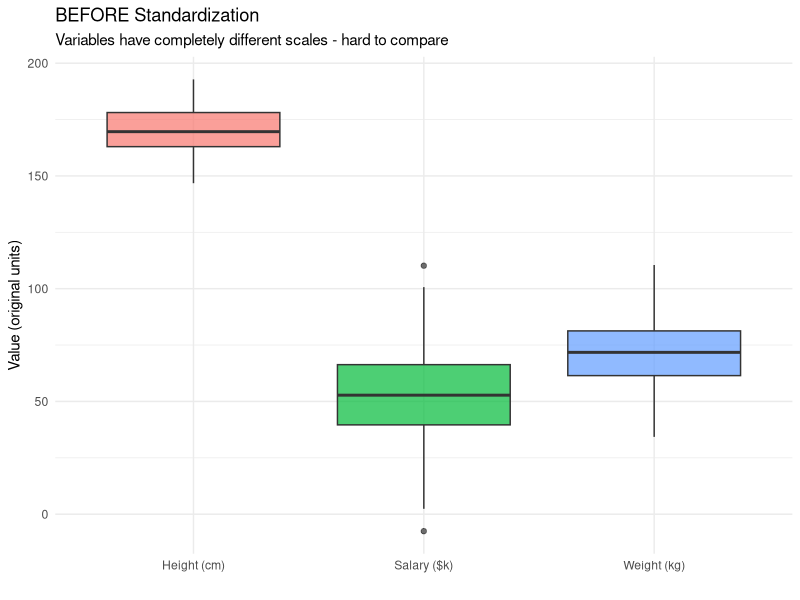
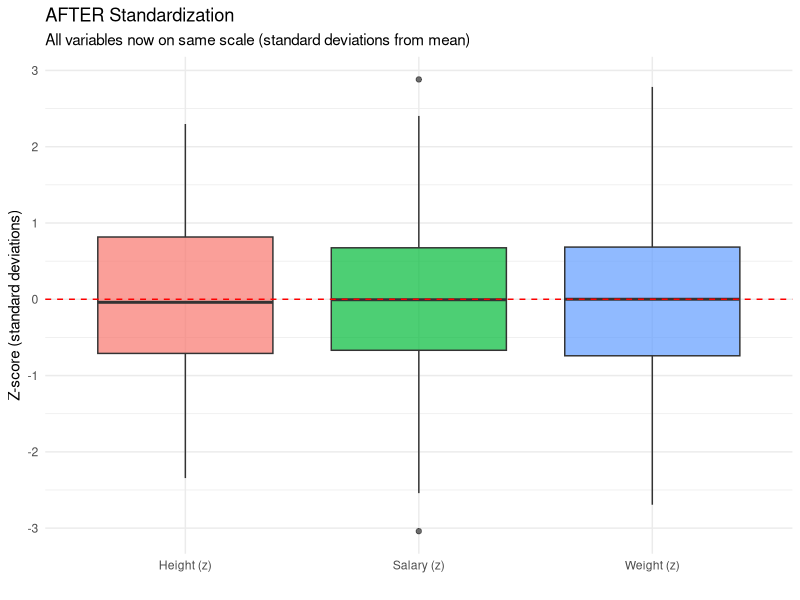
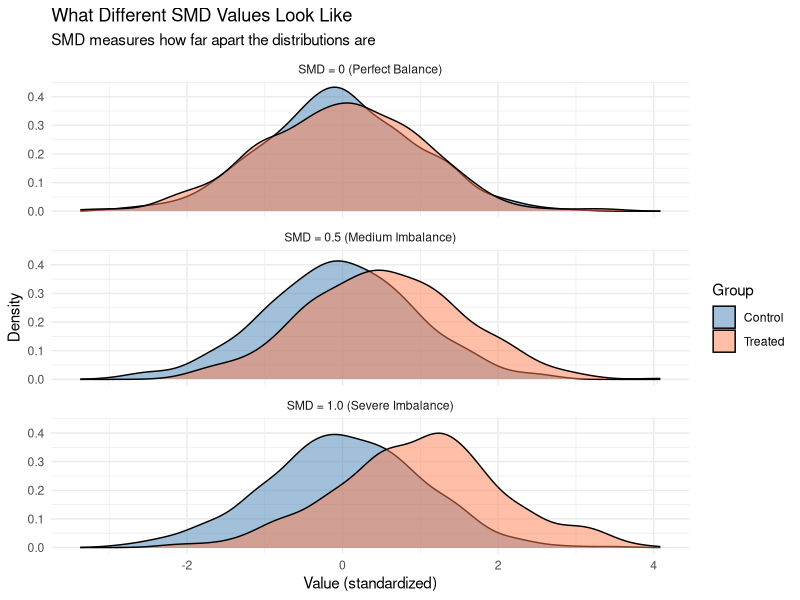
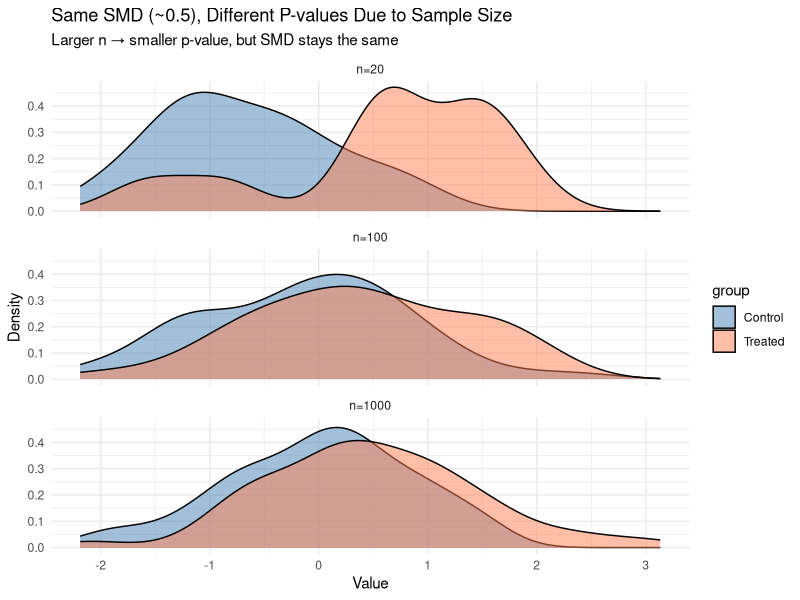

The R script that drew these images, in order:
## ---- chunk 1
knitr::opts_chunk$set(echo = TRUE, warning = FALSE, message = FALSE, fig.width = 8, fig.height = 5)
library(ggplot2)
library(knitr)
set.seed(123)
## ---- chunk 2
age <- c(25, 30, 35, 40, 45, 50, 55, 60)       # Age in years (range: 25-60)
income <- c(30, 45, 55, 70, 80, 95, 110, 150)  # Income in thousands (range: 30-150)
## ---- chunk 3
n <- length(age)
sumAge <- 0

for (i in 1:n) {
  sumAge <- sumAge + age[i]
}

meanAge <- sumAge / n
## ---- chunk 4
sumSquaredDev <- 0

cat("Calculating squared deviations from mean:\n")
for (i in 1:n) {
  deviation <- age[i] - meanAge
  squaredDev <- deviation^2
  sumSquaredDev <- sumSquaredDev + squaredDev

  cat("  age[", i, "] =", age[i],
      ", deviation =", round(deviation, 2),
      ", squared =", round(squaredDev, 2), "\n")
}

variance <- sumSquaredDev / (n - 1)  # Note: n-1 for sample variance
sdAge <- sqrt(variance)
## ---- chunk 5
zAge <- numeric(n)

cat("Applying z-score formula: z = (value - mean) / SD\n")
cat("Mean =", meanAge, ", SD =", round(sdAge, 2), "\n\n")

for (i in 1:n) {
  zAge[i] <- (age[i] - meanAge) / sdAge

  cat("  age[", i, "] =", age[i],
      ": z = (", age[i], "-", meanAge, ") /", round(sdAge, 2),
      "=", round(zAge[i], 3), "\n")
}
## ---- chunk 6
mean_z <- mean(zAge)
sd_z <- sd(zAge)
## ---- chunk 7
zAgeBuiltin <- scale(age)
## ---- chunk 8
df <- data.frame(age = age, income = income)

# Standardize both columns
dfStd <- as.data.frame(scale(df))
## ---- chunk 9
knitr::kable(df)
## ---- chunk 10
knitr::kable(round(dfStd, 3))
## ---- chunk 11
set.seed(456)
n_large <- 200

# Generate data with very different scales
height_cm <- rnorm(n_large, mean = 170, sd = 10)    # Height: 150-190 cm
weight_kg <- rnorm(n_large, mean = 70, sd = 15)     # Weight: 40-100 kg
salary_k <- rnorm(n_large, mean = 50, sd = 20)      # Salary: 10-90 thousand
## ---- chunk 12
plotDataBefore <- data.frame(
  value = c(height_cm, weight_kg, salary_k),
  variable = rep(c("Height (cm)", "Weight (kg)", "Salary ($k)"), each = n_large)
)

ggplot(plotDataBefore, aes(x = variable, y = value, fill = variable)) +
  geom_boxplot(alpha = 0.7) +
  labs(title = "BEFORE Standardization",
       subtitle = "Variables have completely different scales - hard to compare",
       x = "", y = "Value (original units)") +
  theme_minimal() +
  theme(legend.position = "none")
## ---- chunk 13
height_z <- scale(height_cm)
weight_z <- scale(weight_kg)
salary_z <- scale(salary_k)

plotDataAfter <- data.frame(
  value = c(height_z, weight_z, salary_z),
  variable = rep(c("Height (z)", "Weight (z)", "Salary (z)"), each = n_large)
)

ggplot(plotDataAfter, aes(x = variable, y = value, fill = variable)) +
  geom_boxplot(alpha = 0.7) +
  labs(title = "AFTER Standardization",
       subtitle = "All variables now on same scale (standard deviations from mean)",
       x = "", y = "Z-score (standard deviations)") +
  theme_minimal() +
  theme(legend.position = "none") +
  geom_hline(yintercept = 0, linetype = "dashed", color = "red")
## ---- chunk 14
set.seed(789)
group1 <- rnorm(50, mean = 100, sd = 10)  # Less variable
group2 <- rnorm(50, mean = 110, sd = 20)  # More variable
## ---- chunk 15
sd1 <- sd(group1)
sd2 <- sd(group2)

pooledSD <- sqrt((sd1^2 + sd2^2) / 2)
## ---- chunk 16
simpleAvg <- (sd1 + sd2) / 2
## ---- chunk 17
mean1 <- mean(group1)
mean2 <- mean(group2)
meanDiff <- mean1 - mean2

smd <- meanDiff / pooledSD
## ---- chunk 18
if (abs(smd) < 0.2) {
  cat("This is a SMALL difference.")
} else if (abs(smd) < 0.5) {
  cat("This is a SMALL-to-MEDIUM difference.")
} else if (abs(smd) < 0.8) {
  cat("This is a MEDIUM difference.")
} else {
  cat("This is a LARGE difference.")
}
## ---- chunk 19
calcSMD <- function(x, groupIndicator) {
  # x: the variable to compare
  # groupIndicator: 0/1 indicator for which group each observation belongs to

  # Step 1: Calculate means for each group
  mean1 <- mean(x[groupIndicator == 1])
  mean0 <- mean(x[groupIndicator == 0])

  # Step 2: Calculate SDs for each group
  sd1 <- sd(x[groupIndicator == 1])
  sd0 <- sd(x[groupIndicator == 0])

  # Step 3: Calculate pooled SD
  pooledSD <- sqrt((sd1^2 + sd0^2) / 2)

  # Step 4: Calculate SMD
  smd <- (mean1 - mean0) / pooledSD

  return(smd)
}
## ---- chunk 20
set.seed(123)
n_obs <- 200

# Confounded data: treatment depends on age
age_sim <- rnorm(n_obs, mean = 40, sd = 10)
treat_prob <- plogis(-2 + 0.05 * age_sim)  # Higher age -> more likely treated
treatment <- rbinom(n_obs, 1, treat_prob)

smd_age <- calcSMD(age_sim, treatment)
## ---- chunk 21
if (abs(smd_age) > 0.25) {
  cat("With SMD =", round(smd_age, 3), ", we have POOR balance.\n")
  cat("This means age is confounded with treatment.\n")
  cat("We need matching to fix this!")
} else if (abs(smd_age) > 0.1) {
  cat("With SMD =", round(smd_age, 3), ", we have ACCEPTABLE but not ideal balance.")
} else {
  cat("With SMD =", round(smd_age, 3), ", we have GOOD balance.")
}
## ---- chunk 22
set.seed(42)
n_demo <- 500

smd_examples <- data.frame(
  value = c(
    rnorm(n_demo, mean = 0, sd = 1),    # Control (SMD = 0)
    rnorm(n_demo, mean = 0, sd = 1),    # Treatment group 1
    rnorm(n_demo, mean = 0, sd = 1),    # Control (SMD = 0.5)
    rnorm(n_demo, mean = 0.5, sd = 1),  # Treatment group 2
    rnorm(n_demo, mean = 0, sd = 1),    # Control (SMD = 1.0)
    rnorm(n_demo, mean = 1.0, sd = 1)   # Treatment group 3
  ),
  group = rep(c("Control", "Treated"), times = 3, each = n_demo),
  scenario = rep(c("SMD = 0 (Perfect Balance)",
                   "SMD = 0.5 (Medium Imbalance)",
                   "SMD = 1.0 (Severe Imbalance)"), each = 2 * n_demo)
)

ggplot(smd_examples, aes(x = value, fill = group)) +
  geom_density(alpha = 0.5) +
  facet_wrap(~ scenario, ncol = 1) +
  scale_fill_manual(values = c("Control" = "steelblue", "Treated" = "coral")) +
  labs(title = "What Different SMD Values Look Like",
       subtitle = "SMD measures how far apart the distributions are",
       x = "Value (standardized)", y = "Density",
       fill = "Group") +
  theme_minimal()
## ---- chunk 23
set.seed(999)

# Small sample
n_small <- 20
g1_small <- rnorm(n_small/2, mean = 0, sd = 1)
g2_small <- rnorm(n_small/2, mean = 0.5, sd = 1)
smd_small <- (mean(g2_small) - mean(g1_small)) / sqrt((sd(g1_small)^2 + sd(g2_small)^2) / 2)
ttest_small <- t.test(g2_small, g1_small)

# Medium sample
n_med <- 100
g1_med <- rnorm(n_med/2, mean = 0, sd = 1)
g2_med <- rnorm(n_med/2, mean = 0.5, sd = 1)
smd_med <- (mean(g2_med) - mean(g1_med)) / sqrt((sd(g1_med)^2 + sd(g2_med)^2) / 2)
ttest_med <- t.test(g2_med, g1_med)

# Large sample
n_large <- 1000
g1_large <- rnorm(n_large/2, mean = 0, sd = 1)
g2_large <- rnorm(n_large/2, mean = 0.5, sd = 1)
smd_large <- (mean(g2_large) - mean(g1_large)) / sqrt((sd(g1_large)^2 + sd(g2_large)^2) / 2)
ttest_large <- t.test(g2_large, g1_large)
## ---- chunk 24
vizSmall <- data.frame(value = c(g1_small, g2_small),
                       group = rep(c("Control", "Treated"), each = n_small/2),
                       sample = "n=20")
vizMed <- data.frame(value = c(g1_med, g2_med),
                     group = rep(c("Control", "Treated"), each = n_med/2),
                     sample = "n=100")
vizLarge <- data.frame(value = c(g1_large[1:100], g2_large[1:100]),
                       group = rep(c("Control", "Treated"), each = 100),
                       sample = "n=1000")

vizData <- rbind(vizSmall, vizMed, vizLarge)
vizData$sample <- factor(vizData$sample, levels = c("n=20", "n=100", "n=1000"))

ggplot(vizData, aes(x = value, fill = group)) +
  geom_density(alpha = 0.5) +
  facet_wrap(~ sample, ncol = 1) +
  scale_fill_manual(values = c("Control" = "steelblue", "Treated" = "coral")) +
  labs(title = "Same SMD (~0.5), Different P-values Due to Sample Size",
       subtitle = "Larger n → smaller p-value, but SMD stays the same",
       x = "Value", y = "Density") +
  theme_minimal()
## ---- chunk 25
set.seed(456)
n_demo <- 200

# Create confounded treatment assignment based on a binary variable
is_stem <- rbinom(n_demo, 1, 0.4)  # 40% are STEM majors
treat_prob <- 0.3 + 0.4 * is_stem  # STEM more likely to be treated
treatment <- rbinom(n_demo, 1, treat_prob)

# Calculate proportions
p1 <- mean(is_stem[treatment == 1])  # Proportion STEM in treated
p0 <- mean(is_stem[treatment == 0])  # Proportion STEM in control
p_pooled <- mean(is_stem)

# SMD for binary variable
smd_binary <- (p1 - p0) / sqrt(p_pooled * (1 - p_pooled))

binary_balance <- data.frame(
  Group = c("Treated", "Control", "Difference"),
  Proportion_STEM = c(round(p1, 3), round(p0, 3), round(p1 - p0, 3)),
  SMD = c("-", "-", round(smd_binary, 3))
)
kable(binary_balance)
## ---- chunk 26
summary_table <- data.frame(
  Variable_Type = c("Continuous", "Binary (0/1)", "Ordinal", "Nominal"),
  Can_Standardize = c("YES", "YES (modified)", "MAYBE (with caution)", "NO"),
  Notes = c("Standard z-score formula",
            "Use proportion-based SMD formula",
            "Assumes equal intervals (often violated)",
            "No meaningful arithmetic on categories")
)
kable(summary_table, col.names = c("Variable Type", "Can Standardize?", "Notes"))
